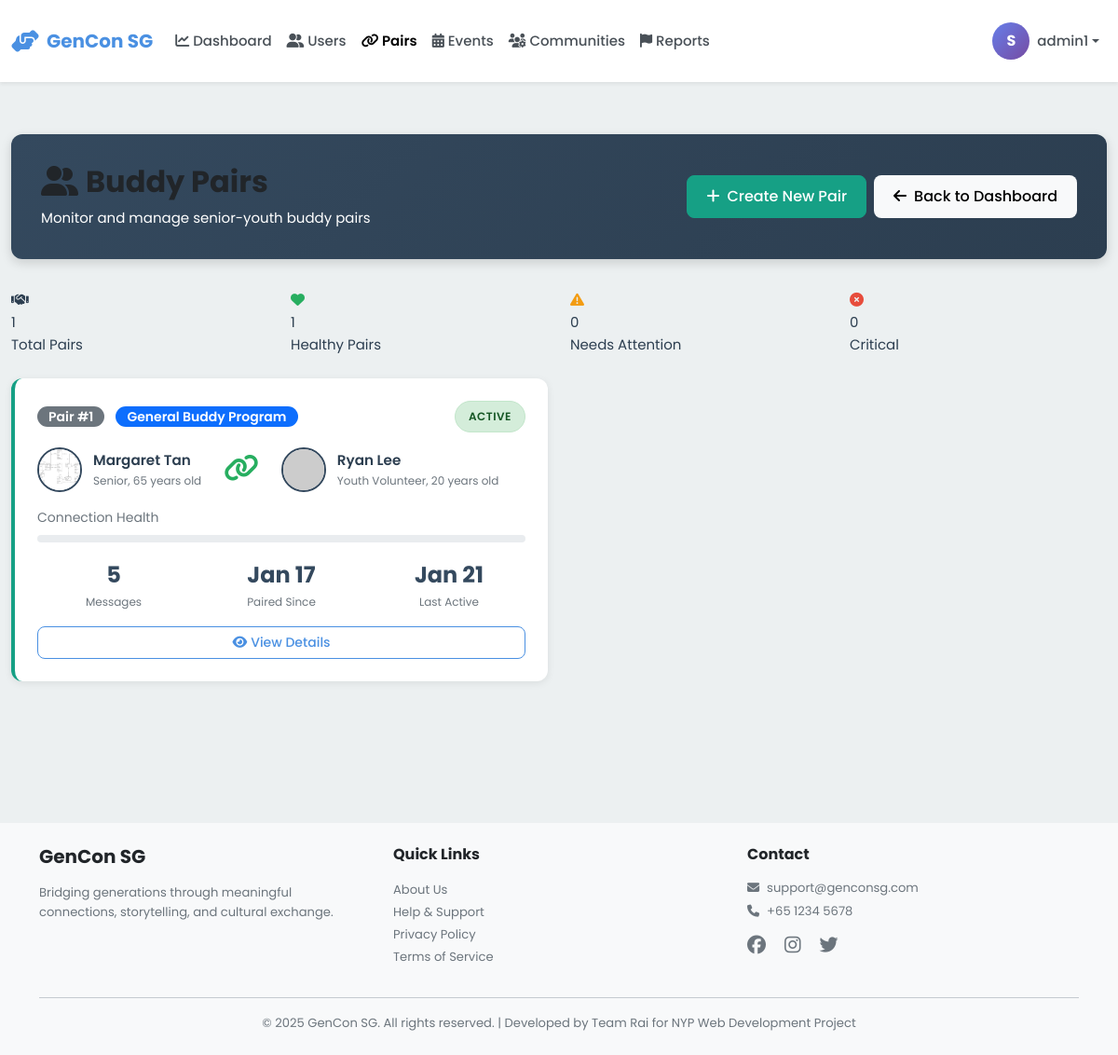
/admin/pairs (signed in), run on an earlier commit of the app's database.
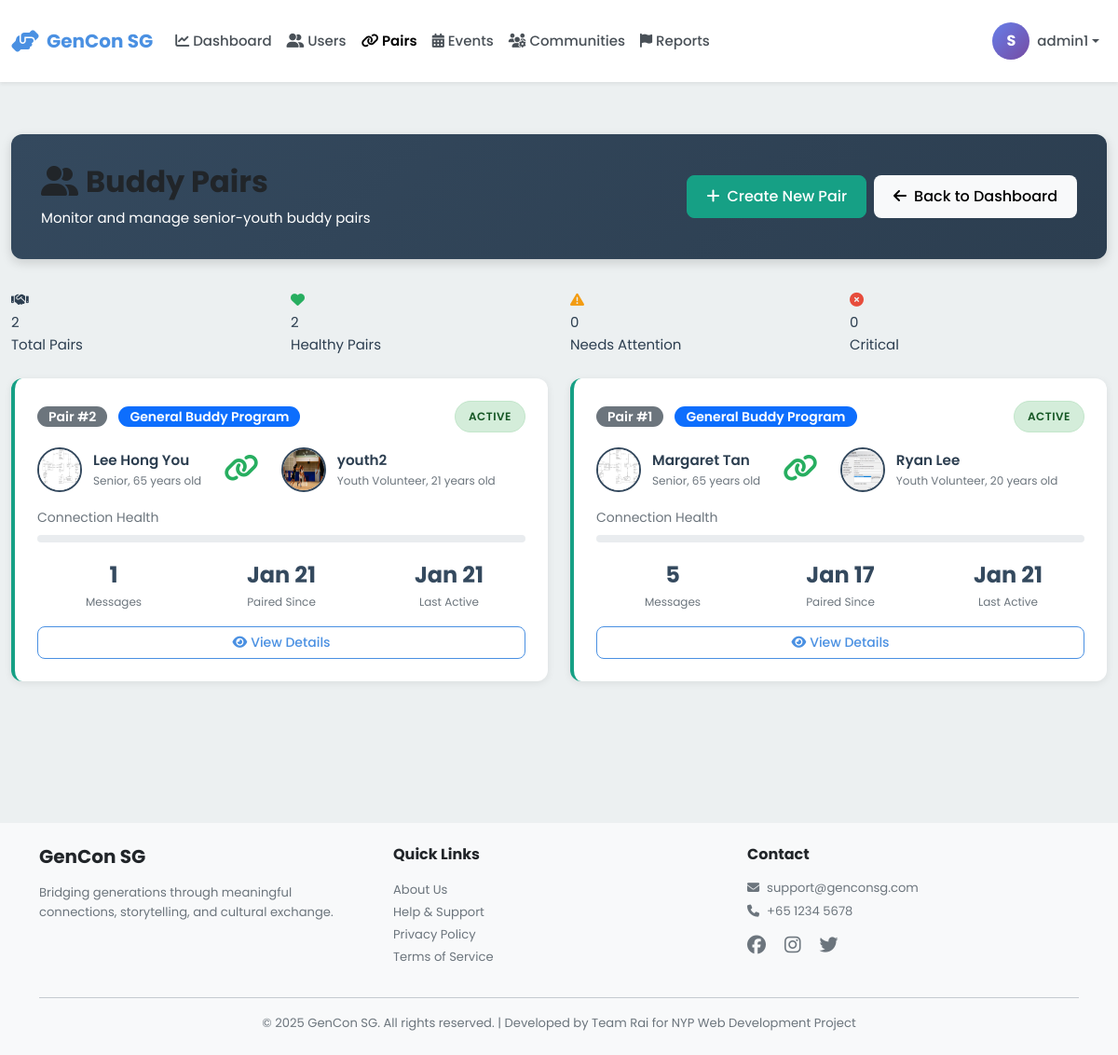
And on a later commit of the database.
### models.py (models this page shows, shortened)
class User(db.Model):
    __tablename__ = 'users'
    id = db.Column(db.Integer, primary_key=True)
    username = db.Column(db.String(80), unique=True, nullable=False, index=True)
    password_hash = db.Column(db.String(255), nullable=False)
    email = db.Column(db.String(120), unique=True, nullable=False, index=True)
    full_name = db.Column(db.String(120), nullable=False)
    phone = db.Column(db.String(20))
    age = db.Column(db.Integer, nullable=False)
    bio = db.Column(db.Text)  # User biography
    school = db.Column(db.String(255))  # School or organization for youth
    role = db.Column(db.String(20), nullable=False)  # 'senior', 'youth', or 'admin'
    profile_picture = db.Column(db.String(255), default='default-avatar.png')
    interests_json = db.Column(db.Text)  # Stores interests as JSON array
    languages_json = db.Column(db.Text)  # Stores languages as JSON array
    accessibility_settings_json = db.Column(db.Text)  # Stores settings as JSON object
    created_at = db.Column(db.DateTime, default=datetime.utcnow, nullable=False)
    last_active = db.Column(db.DateTime, default=datetime.utcnow, nullable=False)
    is_active = db.Column(db.Boolean, default=True)
    stories = db.relationship('Story', back_populates='user', lazy='dynamic')
    sent_messages = db.relationship('Message', foreign_keys='Message.sender_id',
                                   back_populates='sender', lazy='dynamic')
    received_messages = db.relationship('Message', foreign_keys='Message.recipient_id',
                                       back_populates='recipient', lazy='dynamic')
    senior_pairs = db.relationship('Pair', foreign_keys='Pair.senior_id',
                                   back_populates='senior', lazy='dynamic')
    youth_pairs = db.relationship('Pair', foreign_keys='Pair.youth_id',
                                 back_populates='youth', lazy='dynamic')
    streak = db.relationship('Streak', back_populates='user', uselist=False)
    badges = db.relationship('Badge', back_populates='user', lazy='dynamic')
    checkins = db.relationship('Checkin', back_populates='user', lazy='dynamic')
    @property
    def interests(self):
        """Get interests as Python list from JSON string."""
        if self.interests_json:
            return json.loads(self.interests_json)
        return []
    @interests.setter
    def interests(self, value):
        """Set interests from Python list, store as JSON string."""
        self.interests_json = json.dumps(value)
    @property
    def languages(self):
        """Get languages as Python list from JSON string."""
        if self.languages_json:
            return json.loads(self.languages_json)
        return []
    @languages.setter
    def languages(self, value):
        """Set languages from Python list, store as JSON string."""
        self.languages_json = json.dumps(value)
    @property
    def accessibility_settings(self):
        """Get accessibility settings as Python dict from JSON string."""
        if self.accessibility_settings_json:
            return json.loads(self.accessibility_settings_json)
        return {}

class Pair(db.Model):
    __tablename__ = 'pairs'
    id = db.Column(db.Integer, primary_key=True)
    senior_id = db.Column(db.Integer, db.ForeignKey('users.id'), nullable=False, index=True)
    youth_id = db.Column(db.Integer, db.ForeignKey('users.id'), nullable=False, index=True)
    program = db.Column(db.String(100))  # Program/initiative name
    status = db.Column(db.String(20), default='active')  # active, inactive, paused
    paired_date = db.Column(db.DateTime, default=datetime.utcnow, nullable=False)
    last_interaction = db.Column(db.DateTime, default=datetime.utcnow)
    senior = db.relationship('User', foreign_keys=[senior_id], back_populates='senior_pairs')
    youth = db.relationship('User', foreign_keys=[youth_id], back_populates='youth_pairs')
    __table_args__ = (db.UniqueConstraint('senior_id', 'youth_id', name='unique_senior_youth_pair'),)

### blueprints/admin.py (the view)
@admin_bp.route('/pairs')
@admin_required
def pairs():
    all_pairs = Pair.query.order_by(Pair.paired_date.desc()).all()
    inactive_threshold = datetime.utcnow() - timedelta(days=7)
    warning_threshold = datetime.utcnow() - timedelta(days=3)
    pairs_data = []
    for pair in all_pairs:
        message_count = Message.query.filter(
            ((Message.sender_id == pair.senior_id) & (Message.recipient_id == pair.youth_id)) |
            ((Message.sender_id == pair.youth_id) & (Message.recipient_id == pair.senior_id))
        ).count()
        if pair.last_interaction < inactive_threshold:
            health = 'critical'
        elif pair.last_interaction < warning_threshold:
            health = 'warning'
        else:
            health = 'good'
        pairs_data.append({
            'pair': pair,
            'message_count': message_count,
            'health': health
        })
    return render_template('admin/pairs.html', pairs_data=pairs_data)

### app.py (called while the page is built)
@app.context_processor
def inject_user():
    return dict(session=session)

### blueprints/admin.py (called while the page is built)
def admin_required(f):
    @wraps(f)
    def decorated_function(*args, **kwargs):
        if 'user_id' not in session:
            flash('Please login to access this page', 'warning')
            return redirect(url_for('auth.login', role='admin'))
        if session.get('role') != 'admin':
            flash('Access denied. Admin privileges required.', 'danger')
            return redirect(url_for('index'))
        return f(*args, **kwargs)
    return decorated_function

### templates/admin/pairs.html (shortened to what the changed rows need)
{% extends "base.html" %}
{% block extra_css %}
<link rel="stylesheet" href="{{ url_for('static', filename='css/admin.css') }}">
{% endblock %}
{% block content %}
<div class="container-fluid py-4">
    <div class="admin-header">
        <div class="d-flex justify-content-between align-items-center">
            <div>
                <h1><i class="fas fa-user-friends me-2"></i>Buddy Pairs</h1>
            </div>
        </div>
    </div>
    <div class="row mb-4">
        <div class="col-md-3">
            <div class="stat-card pairs">
                <div class="stat-icon"><i class="fas fa-handshake"></i></div>
                <div class="stat-value">{{ pairs_data|length }}</div>
                <div class="stat-label">Total Pairs</div>
            </div>
        </div>
        <div class="col-md-3">
            <div class="stat-card" style="border-left-color: #27AE60;">
                <div class="stat-icon" style="color: #27AE60;"><i class="fas fa-heart"></i></div>
                <div class="stat-value">{{ pairs_data|selectattr('health', 'equalto', 'good')|list|length }}</div>
                <div class="stat-label">Healthy Pairs</div>
            </div>
        </div>
    </div>
    {% if pairs_data %}
    <div class="row">
        {% for item in pairs_data %}
        <div class="col-lg-6 mb-4">
            <div class="pair-card {% if item.health == 'warning' %}warning{% elif item.health == 'critical' %}critical{% endif %}">
                <div class="pair-header">
                    <div>
                        <span class="badge bg-secondary">Pair #{{ item.pair.id }}</span>
                        {% if item.pair.program %}
                        <span class="badge bg-primary ms-2">{{ item.pair.program }}</span>
                        {% endif %}
                    </div>
                    <span class="status-badge {{ item.pair.status }}">{{ item.pair.status|capitalize }}</span>
                </div>
                <div class="pair-users">
                    <div class="pair-user">
                        <img src="{{ url_for('static', filename='images/' + (item.pair.senior.profile_picture or 'default-avatar.png')) }}"
                             alt="Senior Avatar"
                             onerror="this.src='https://ui-avatars.com/api/?name={{ item.pair.senior.full_name }}&background=E67E22&color=fff'">
                        <div class="user-info">
                            <div class="name">{{ item.pair.senior.full_name }}</div>
                            <div class="role">Senior, {{ item.pair.senior.age }} years old</div>
                        </div>
                    </div>
                    <div class="text-center">
                        <i class="fas fa-link fa-2x" style="color: {% if item.health == 'good' %}#27AE60{% elif item.health == 'warning' %}#F39C12{% else %}#E74C3C{% endif %};"></i>
                    </div>
                    <div class="pair-user">
                        <img src="{{ url_for('static', filename='images/' + (item.pair.youth.profile_picture or 'default-avatar.png')) }}"
                             alt="Youth Avatar"
                             onerror="this.src='https://ui-avatars.com/api/?name={{ item.pair.youth.full_name }}&background=9B59B6&color=fff'">
                        <div class="user-info">
                            <div class="name">{{ item.pair.youth.full_name }}</div>
                            <div class="role">Youth Volunteer, {{ item.pair.youth.age }} years old</div>
                        </div>
                    </div>
                </div>
                <div class="connection-strength">
                    <div class="label">Connection Health</div>
                    <div class="strength-bar">
                        <div class="fill {{ item.health }}" style="width: {% if item.health == 'good' %}100{% elif item.health == 'warning' %}50{% else %}20{% endif %}%;"></div>
                    </div>
                </div>
                <div class="pair-stats">
                    <div class="pair-stat">
                        <div class="value">{{ item.message_count }}</div>
                        <div class="label">Messages</div>
                    </div>
                    <div class="pair-stat">
                        <div class="value">{{ item.pair.paired_date.strftime('%b %d') }}</div>
                        <div class="label">Paired Since</div>
                    </div>
                    <div class="pair-stat">
                        <div class="value">{{ item.pair.last_interaction.strftime('%b %d') if item.pair.last_interaction else 'Never' }}</div>
                        <div class="label">Last Active</div>
                    </div>
                </div>
                <div class="d-flex gap-2 mt-3">
                    <button class="btn btn-sm btn-outline-primary flex-grow-1" onclick="viewPairDetails({{ item.pair.id }})">
                        <i class="fas fa-eye me-1"></i>View Details
                    </button>
                </div>
            </div>
        </div>
        {% endfor %}
    </div>
    {% endif %}
</div>
{% endblock %}

What changed in the data, as far as the page shows it:
added Pair: pair.id "2", pair.program "General Buddy Program", pair.status "ACTIVE", pair.paired_date "Jan 21", pair.last_interaction "Jan 21"
now on this page (row edited): User: profile_picture (picture), pair.senior.full_name "Lee Hong You", pair.senior.age "65"
added User: profile_picture (picture), pair.youth.full_name "youth2", pair.youth.age "21"
changed User "Ryan Lee": profile_picture: picture added
Also different on the page:
{{ pairs_data|length }}: "1" → "2"
{{ pairs_data|selectattr('health', 'equalto', 'good')|list|length }}: "1" → "2"
new list line: "Pair # Senior, years old Youth Volunteer, years old Connection Health 1 Messages Paired Since Last Active View Details"
